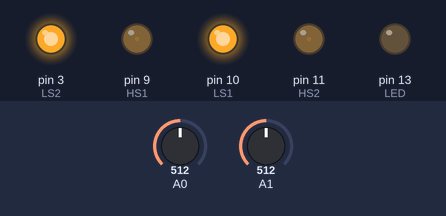
Recording of a sketch running on a simulated Arduino Uno, built with avr-gcc and run on an emulated ATmega328P. Shown: output pins drawn as LEDs (lit = HIGH). The test bench sets the inputs (shaded band); at power-on: A0 = 512, A1 = 512.

Above: at 1.2 s.
1.3 s: A0 set to 320
2.8 s: A0 set to 301
At 3.5 s:
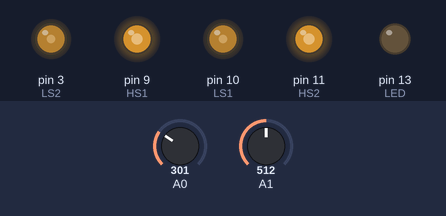
4.3 s: A1 set to 152
5.8 s: A1 set to 127
At 6.8 s:
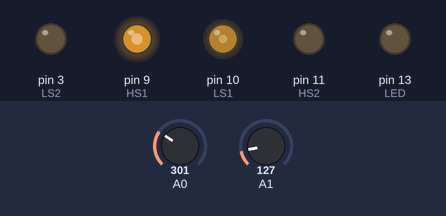
7.3 s: A0 set to 511
At 8.2 s:
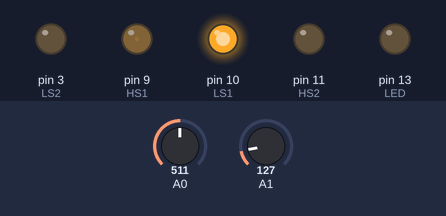
8.8 s: A1 set to 170
At 9.1 s:
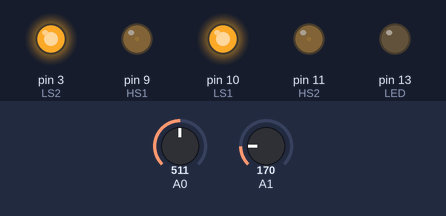
Timing chart, 0 to 11.3 s (numbered marks = the images above; inputs shaded):
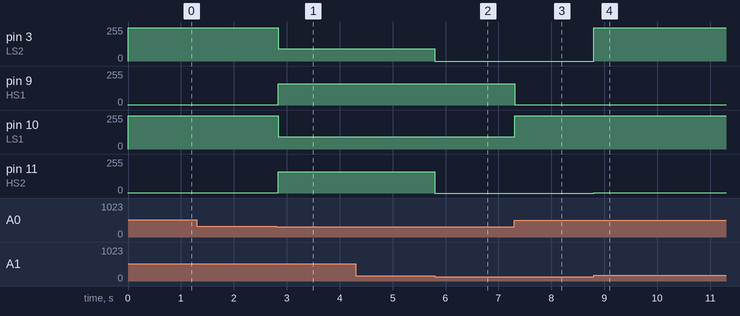

The sketch:

Synchronous_Multiphase_Buck_Converter_Rev_1.1.ino
```cpp
// (licence header left out)
#define HS1 PB1                                        // D9
#define LS1 PB2                                        // D10
#define HS2 PB3                                        // D11
#define LS2 PD3                                        // D3
#define MAX_COUNT 255                                  // For 100 kHz switching frequency (in dual slope couning)
#define DT 2                                           // Dead time (DT / f_cpu = 0.5 us)
#define VREF 320                                       // Reference voltage for approx. 5V output
#define DUTY_MAX 160
#define DUTY_MIN 2
#define DUTY_FXD ((MAX_COUNT * 41) / 100)
#define H(X) (X / 10)                                  // A gain factor in the proportional control action

const byte pinFb = 0;                                  // Output voltage feedback at pin A0
const byte pinIsens = 1;
unsigned char mode = 1;

void setup()
{
  DDRB |= 1 << PB5;
  PORTB &= ~(1 << PB5);                              // Turn off the annoying LED @ pin 13

  TIMSK1 = 0;                                        // Disable Timer1 interrupts
  TIMSK2 = 0;                                        // Disable Timer2 interrupts

  ADMUX = 0b01000000;                                // Select A_ref = +5 V
  ADCSRA = 0b10010111;                               // ADC enable, prescaler = f_CPU / 128 [Ref: Atmega328P datasheet, pp. 317-320]

  DDRB |= (1 << HS1) | (1 << LS1) | (1 << HS2);      // Set D9 & D10 as output pins to get sPWM outputs
  DDRD |= (1 << LS2);                                // Set D3 as output
  PORTB &= ~((1 << LS1) | (1 << HS1) | (1 << HS2));  // All gate drive signals LOW
  PORTD &= ~(1 << LS2);                              //

  ICR1 = MAX_COUNT;                                  // Set the switching freq. f_sw = f_cpu / (2 * MAX_COUNT)
  TCCR1A = 0b00000000;                               // pin D9 (OC1A) & pin D10 (OC1B) disconnected to avoid any mistrigger
  TCCR1B = 0b00010001;                               // PWM, Phase & Frequemcy Correct (Mode 8); Clock Select = System clock (No Prescaling) [Ref. Data Sheet, p. 172]
  OCR1A = DUTY_FXD;
  OCR1B = OCR1A + DT;                                // Low side trigger pulse with a dead-time

  TCCR2A = 0b00000001;                               // Disconnect pin D11 (OC2A) and D3 (OC2B) to avoid any mistrigger
  TCCR2B = 0b00000001;                               // Timer2 PWM Phase Correct (Mode 1); no prescaler [Ref. Data Sheet, p. 205]
  OCR2A = OCR1A;
  OCR2B = OCR1B;                                     // Low side trigger pulse with a dead-time

  TCNT1 = MAX_COUNT;                                 // Advance the phase by 180 deg than Timer2
  TCNT2 = 3;

  TCCR1A |= 0b10110000;                              // pin D9 (OC1A): Set on Compare Match; pin D10 (OC1B): Clear on Compare Match
}

void loop()
{
  unsigned int vo = adcRead(pinFb);
  unsigned int i = adcRead(pinIsens);
  bool dmxSat = OCR1A == DUTY_MAX, dmnSat = OCR1A == DUTY_MIN;
  int e = VREF - vo;                                               // Error

  if (mode == 1) {
    if (i > 160) {                                                 // If load current > 2 A switch to mode 2 (turn on phase-2)
      mode = 2;
      TCCR2A |= 0b10110000;                                        // pin D11 (OC2A): Set on Compare Match; pin D3 (OC2B): Clear on Compare Match
    }
  }
  else if (mode == 2) {
    if (i < 140) {                                                 // If load current < 1.5 A switch to mode 1 (shut down phase-2)
      mode = 1;
      TCCR2A &= 0b00001111;                                        // pin D11 (OC2A): Disconnect; pin D3 (OC2B): Disconnect
    }
  }
  if (e > 0) {                                                    // Output is less than reference voltage
    if ((OCR1A + H(e)) < DUTY_MAX)
      OCR1A += H(e) > 5 ? 5 : H(e);
    else if (!dmxSat)
      OCR1A = DUTY_MAX;
    if (!dmxSat) {
      OCR1B = OCR1A + DT;
      OCR2A = OCR1A;
      OCR2B = OCR1B;
    }
  }
  else if (e < 0) {                                               // Output is higher than the reference voltage
    if (OCR1A > DUTY_MIN - H(e))
      OCR1A += H(e) < -5 ? -5 : H(e);
    else if (!dmnSat)
      OCR1A = DUTY_MIN;
    if (!dmnSat) {
      OCR1B = OCR1A + DT;
      OCR2A = OCR1A;
      OCR2B = OCR1B;
    }
  }
}

unsigned int adcRead(const byte ch)
{
  if (ch > 15)
    return 0;
  ADMUX &= 0xF0;
  ADMUX |= ch;
  ADCSRA |= 0x40;           // Start conversion
  while (ADCSRA & 0x40);    // Wait until ADC start conversion bit goes low
  unsigned int a = ADCL;
  a |= (ADCH << 8);
  return (a);
}
```

Measured:
- the behaviour switches between 311 and 310 on A0 (found by bisection; images 0 and 1)
- the behaviour switches between 140 and 139 on A1 (found by bisection; images 1 and 2)
- after the input at 1.3 s, every drawn part: stays the same
- after the input at 2.8 s, pin 3 (LS2), pin 10 (LS1): 251/255 → 93/255 at once; pin 9 (HS1), pin 11 (HS2): 2/255 → 160/255 at once
- after the input at 4.3 s, every drawn part: stays the same
- after the input at 5.8 s, pin 3 (LS2): 93/255 → 0/255 at once; pin 11 (HS2): 160/255 → 0/255 at once
- after the input at 7.3 s, pin 9 (HS1): 160/255 → 2/255 at once; pin 10 (LS1): 93/255 → 251/255 at once
- after the input at 8.8 s, pin 3 (LS2): 0/255 → 251/255 at once; pin 11 (HS2): 0/255 → 2/255 at once
